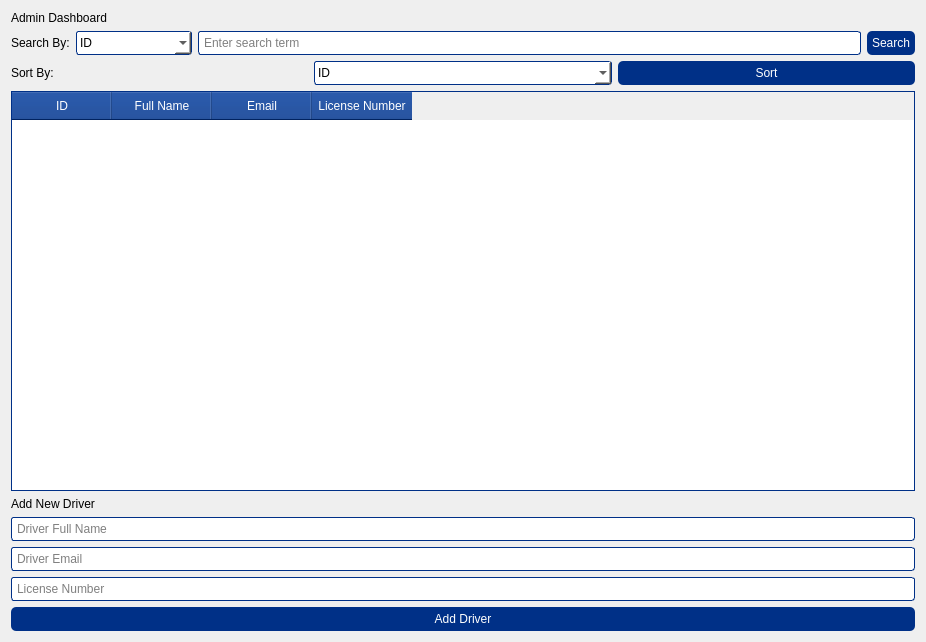
<?xml version="1.0" encoding="UTF-8"?>
<ui version="4.0">
 <class>AdminController</class>
 <widget class="QWidget" name="AdminController">
  <property name="geometry">
   <rect>
    <x>0</x>
    <y>0</y>
    <width>926</width>
    <height>642</height>
   </rect>
  </property>
  <property name="windowTitle">
   <string>Admin Dashboard - Bajaj Management System</string>
  </property>
  <property name="styleSheet">
   <string>background-color: #E6F0FA; /* Light blue background */
QLabel { font-size: 14px; color: #003087; font-weight: bold; }
QPushButton { background-color: #003087; color: white; border-radius: 5px; padding: 5px; }
QPushButton:hover { background-color: #0052cc; }
QLineEdit { border: 1px solid #003087; border-radius: 3px; padding: 3px; }
QComboBox { border: 1px solid #003087; border-radius: 3px; padding: 3px; background-color: white; }
QTableWidget { border: 1px solid #003087; background-color: white; }
QTableWidget::item { padding: 5px; }
QTableWidget QTableCornerButton::section { background-color: #003087; }
QTableWidget QHeaderView::section { background-color: #003087; color: white; padding: 5px; }</string>
  </property>
  <layout class="QVBoxLayout" name="verticalLayout">
   <item>
    <widget class="QLabel" name="label">
     <property name="text">
      <string>Admin Dashboard</string>
     </property>
    </widget>
   </item>
   <item>
    <layout class="QHBoxLayout" name="searchLayout">
     <item>
      <widget class="QLabel" name="searchLabel">
       <property name="text">
        <string>Search By:</string>
       </property>
      </widget>
     </item>
     <item>
      <widget class="QComboBox" name="searchComboBox">
       <item>
        <property name="text">
         <string>ID</string>
        </property>
       </item>
       <item>
        <property name="text">
         <string>Name</string>
        </property>
       </item>
       <item>
        <property name="text">
         <string>Email</string>
        </property>
       </item>
       <item>
        <property name="text">
         <string>License Number</string>
        </property>
       </item>
      </widget>
     </item>
     <item>
      <widget class="QLineEdit" name="searchLineEdit">
       <property name="placeholderText">
        <string>Enter search term</string>
       </property>
      </widget>
     </item>
     <item>
      <widget class="QPushButton" name="searchButton">
       <property name="text">
        <string>Search</string>
       </property>
      </widget>
     </item>
    </layout>
   </item>
   <item>
    <layout class="QHBoxLayout" name="sortLayout">
     <item>
      <widget class="QLabel" name="sortLabel">
       <property name="text">
        <string>Sort By:</string>
       </property>
      </widget>
     </item>
     <item>
      <widget class="QComboBox" name="sortComboBox">
       <item>
        <property name="text">
         <string>ID</string>
        </property>
       </item>
       <item>
        <property name="text">
         <string>Name</string>
        </property>
       </item>
       <item>
        <property name="text">
         <string>Email</string>
        </property>
       </item>
       <item>
        <property name="text">
         <string>License Number</string>
        </property>
       </item>
      </widget>
     </item>
     <item>
      <widget class="QPushButton" name="sortButton">
       <property name="text">
        <string>Sort</string>
       </property>
      </widget>
     </item>
    </layout>
   </item>
   <item>
    <widget class="QTableWidget" name="driverTable">
     <property name="columnCount">
      <number>4</number>
     </property>
     <column>
      <property name="text">
       <string>ID</string>
      </property>
     </column>
     <column>
      <property name="text">
       <string>Full Name</string>
      </property>
     </column>
     <column>
      <property name="text">
       <string>Email</string>
      </property>
     </column>
     <column>
      <property name="text">
       <string>License Number</string>
      </property>
     </column>
    </widget>
   </item>
   <item>
    <widget class="QLabel" name="addDriverLabel">
     <property name="text">
      <string>Add New Driver</string>
     </property>
    </widget>
   </item>
   <item>
    <widget class="QLineEdit" name="driverNameLineEdit">
     <property name="placeholderText">
      <string>Driver Full Name</string>
     </property>
    </widget>
   </item>
   <item>
    <widget class="QLineEdit" name="driverEmailLineEdit">
     <property name="placeholderText">
      <string>Driver Email</string>
     </property>
    </widget>
   </item>
   <item>
    <widget class="QLineEdit" name="licenseLineEdit">
     <property name="placeholderText">
      <string>License Number</string>
     </property>
    </widget>
   </item>
   <item>
    <widget class="QPushButton" name="addDriverButton">
     <property name="text">
      <string>Add Driver</string>
     </property>
    </widget>
   </item>
  </layout>
 </widget>
 <resources/>
 <connections/>
</ui>
